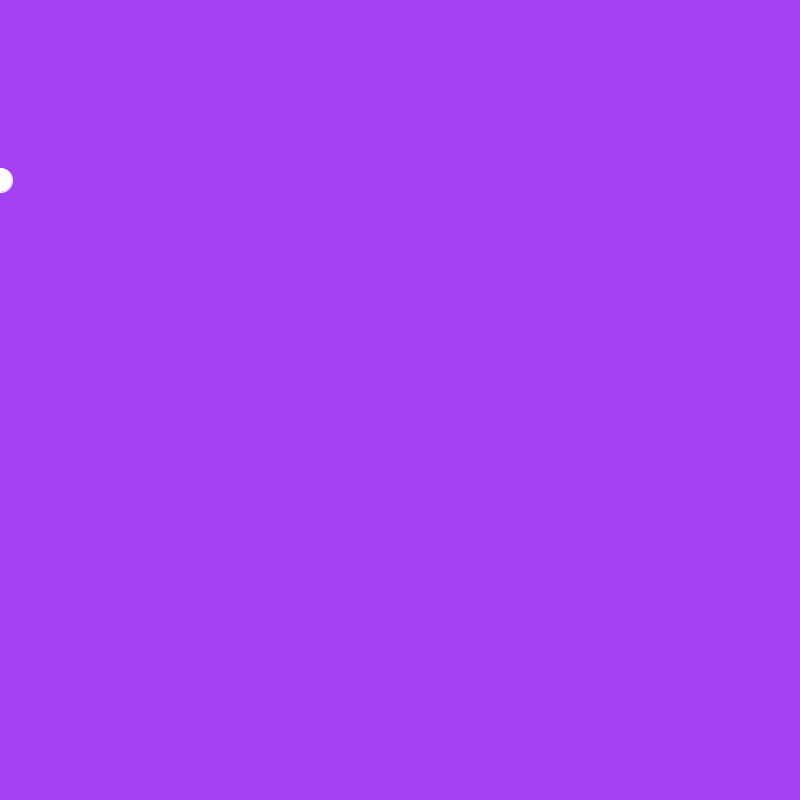
Frame 1 (no input)
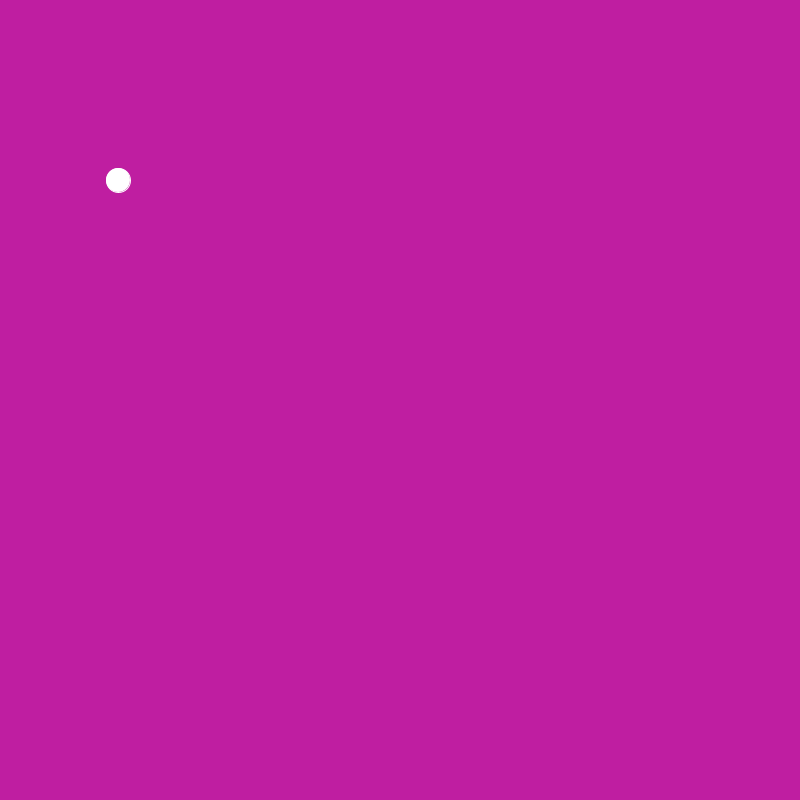
Frame 60 (the mouse pressed at the canvas centre just before this capture)
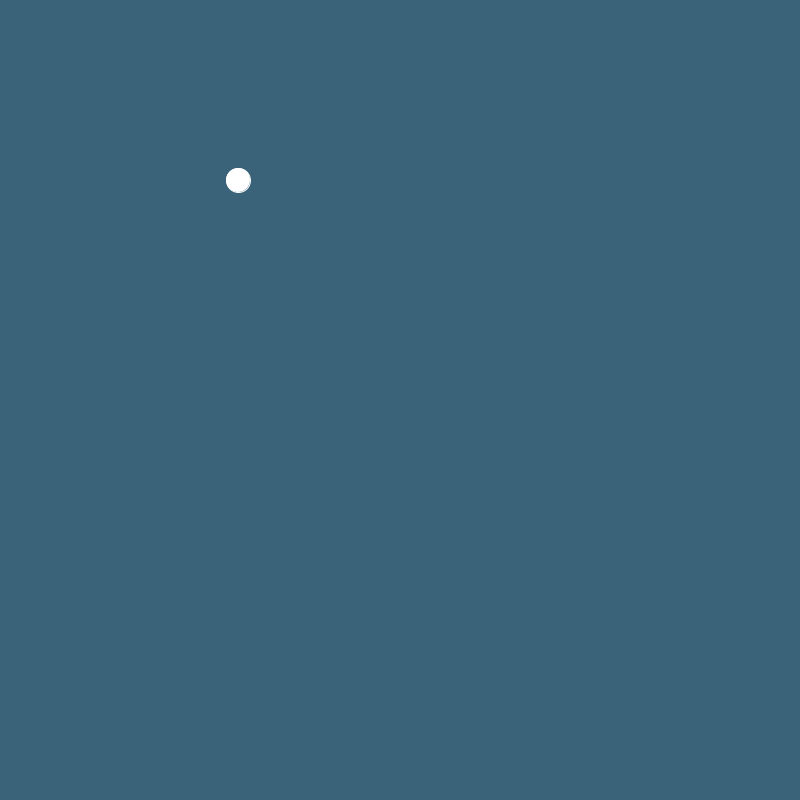
Frame 120 (the mouse held since frame 60 and released just before this capture)

The Processing sketch that drew these frames (run headless with seeded random() and noise(); from frame 60 on, the mouse is pressed at the canvas centre):

// Processing sketch: processing_162806
// ── processing_162806.pde

color bColor = color(255, 255, 255);
float circleX;

float red;
float green;
float blue;
float Xspeed = 1;
float pXspeed = 0;

void setup () {
  size(800, 800);
  pXspeed = Xspeed;
  Xspeed = Xspeed + 1;
}

void draw () {
  red = random(255);
  green = random(255);
  blue = random(255);

  //change bcolour
  background(bColor);

  bColor = color(red, green, blue);
  //}


  if (circleX > width || circleX < 0) {
    red = 0;
    green = 0;
    blue = 0;

    Xspeed = Xspeed * -1;
  }

  //printline
  println (pXspeed); 
  println (Xspeed); 

  //change bcolor every 2nd time
  
  if (pXspeed > Xspeed) {
    background(0);
  }
  else if (pXspeed < Xspeed) {
    background(bColor);
  }
  
    //the ball
  fill(255);
  stroke(255);
  ellipse(circleX, 180, 24, 24);
  circleX = circleX + Xspeed;

  
}
